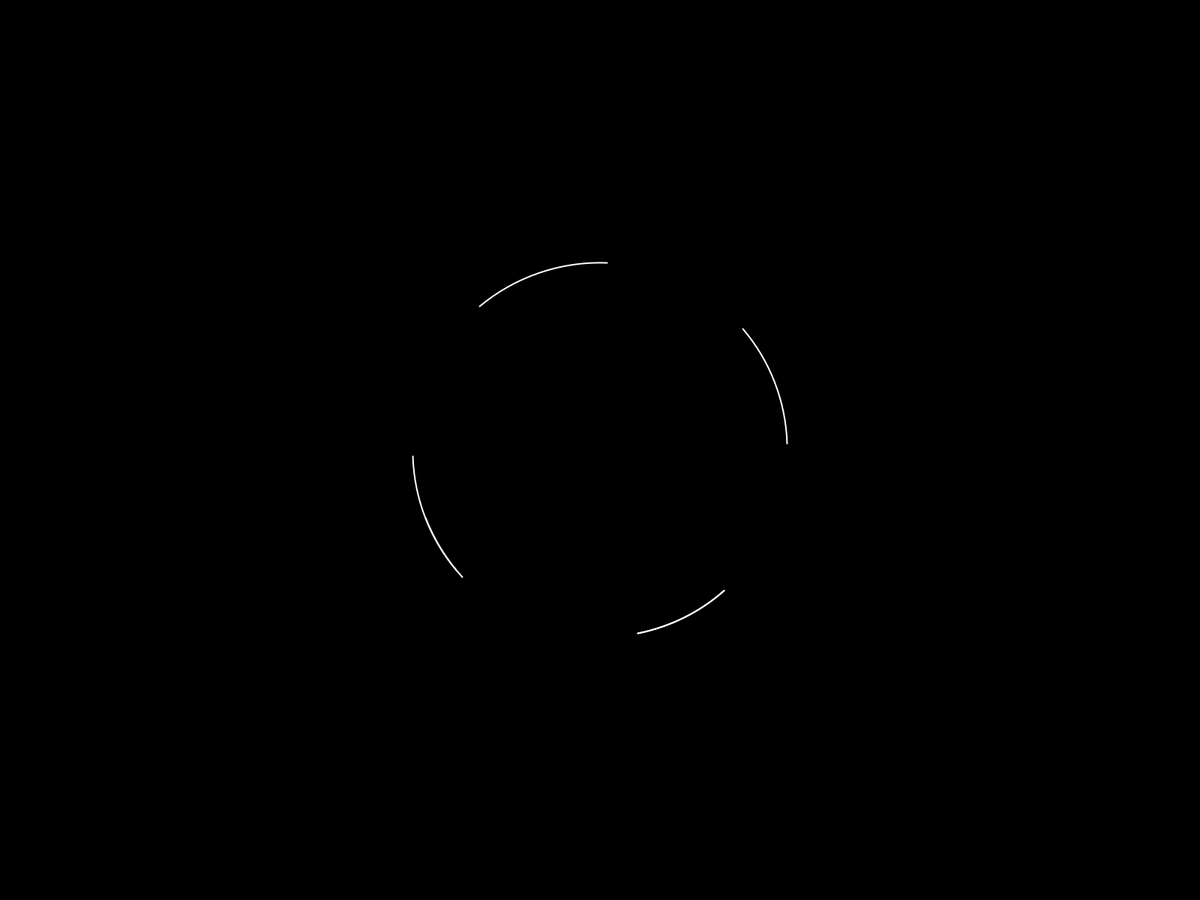
Frame 1 (no input)
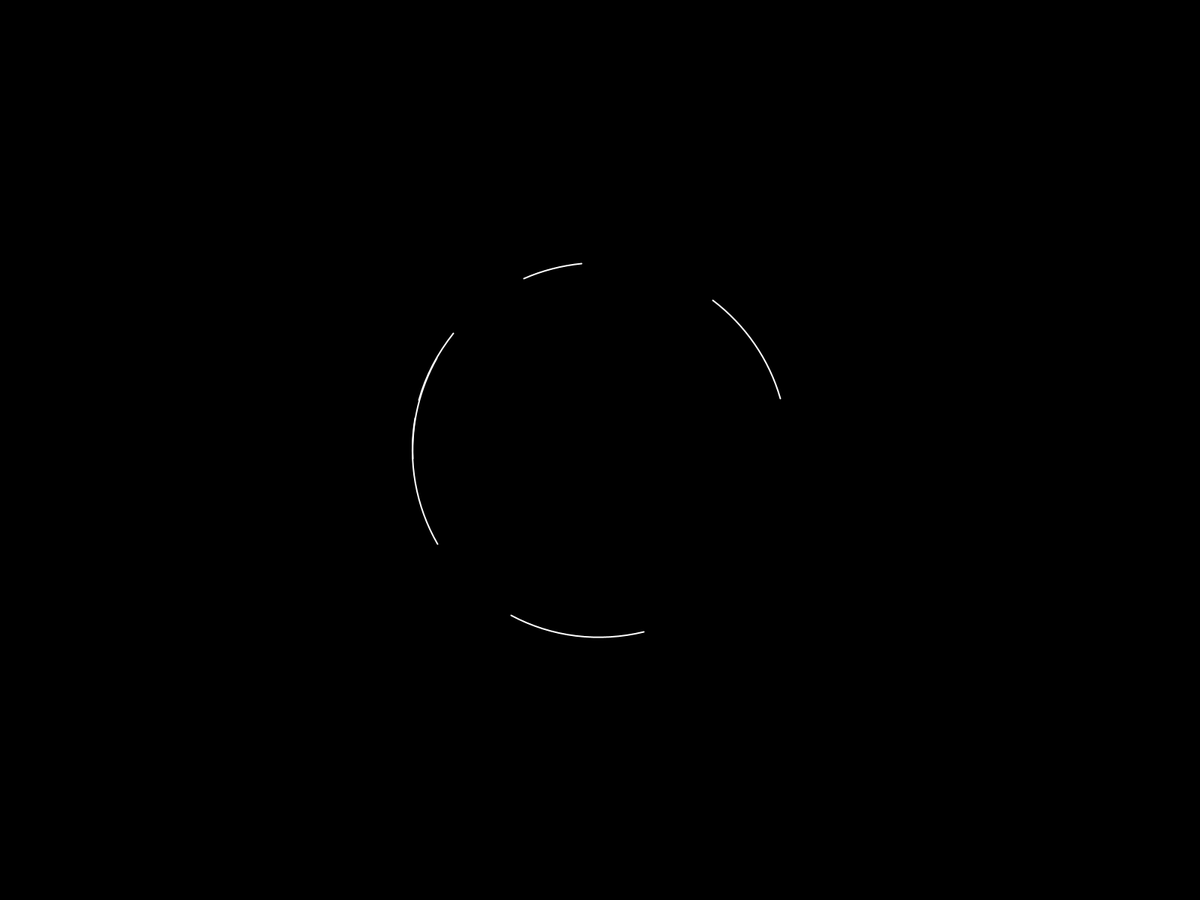
Frame 60 (the mouse pressed at the canvas centre just before this capture)
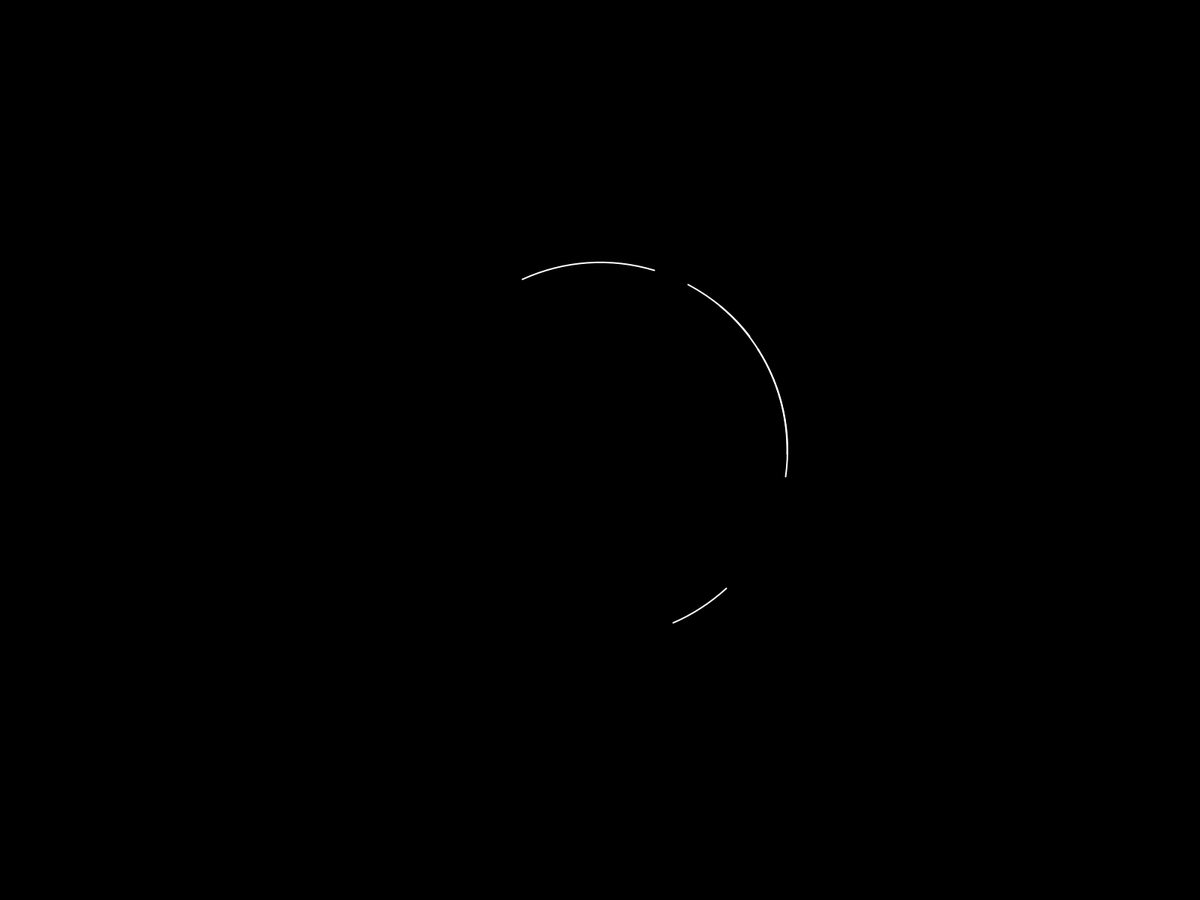
Frame 120 (the mouse held since frame 60 and released just before this capture)

The Processing sketch that drew these frames (run headless with seeded random() and noise(); from frame 60 on, the mouse is pressed at the canvas centre):

// Processing sketch: SpinningArcs
// ── SpinningArcs.pde
Arc[] arcs;

void setup() {
  fullScreen();

  arcs = new Arc[6];
  for (int i = 0; i < arcs.length; i++) {
    arcs[i] = new Arc(width / 2, height / 2, 250, 20, i * PI / 2, .06, .03, 3, PI / 6, PI / 6 * .4, 6, i * PI / 4, 0.01);
  }
}

void draw() {
  background(0);
  for (int i = 0; i < arcs.length; i++) {
    arcs[i].update();
  }
}
// ── Arc.pde
class Arc {
  float centerX;
  float centerY;

  float angle;
  float angSize;

  float arcRad;
  float arcWidth;

  float t;
  float tStep;
  float tOffset;

  float minVel;
  float velRange;
  float velPeriod;

  float minWidth;
  float widthRange;
  float widthPeriod;

  Arc(float centerX, float centerY, float arcRad, float arcWidth, float startAng, float minVel, float velRange, float velPeriod, float minWidth, float widthRange, float widthPeriod, float tOffset, float tStep) {
    this.centerX = centerX;
    this.centerY = centerY;
    this.arcRad = arcRad;
    this.arcWidth = arcWidth;
    this.angle = startAng;
    this.t = 0;
    this.tOffset = tOffset;
    this.tStep = tStep;
    this.minVel = minVel;
    this.velRange = velRange;
    this.velPeriod = velPeriod;
    this.minWidth = minWidth;
    this.widthRange = widthRange;
    this.widthPeriod = widthPeriod;
  }

  void update() {
    this.angle += this.minVel + velRange * sin(this.tOffset + TWO_PI * this.t / this.velPeriod);
    this.angle %= TWO_PI;
    this.angSize = this.angle + this.minWidth + widthRange * sin(this.tOffset + TWO_PI * this.t / this.widthPeriod);
    this.t += this.tStep;

    pushMatrix();
    translate(this.centerX, this.centerY);
    rotate(PI / 4);
    noFill();
    stroke(255);
    strokeWeight(2);
    arc(0, 0, 2 * this.arcRad, 2 * this.arcRad, this.angle, this.angSize);
    popMatrix();
  }
}
